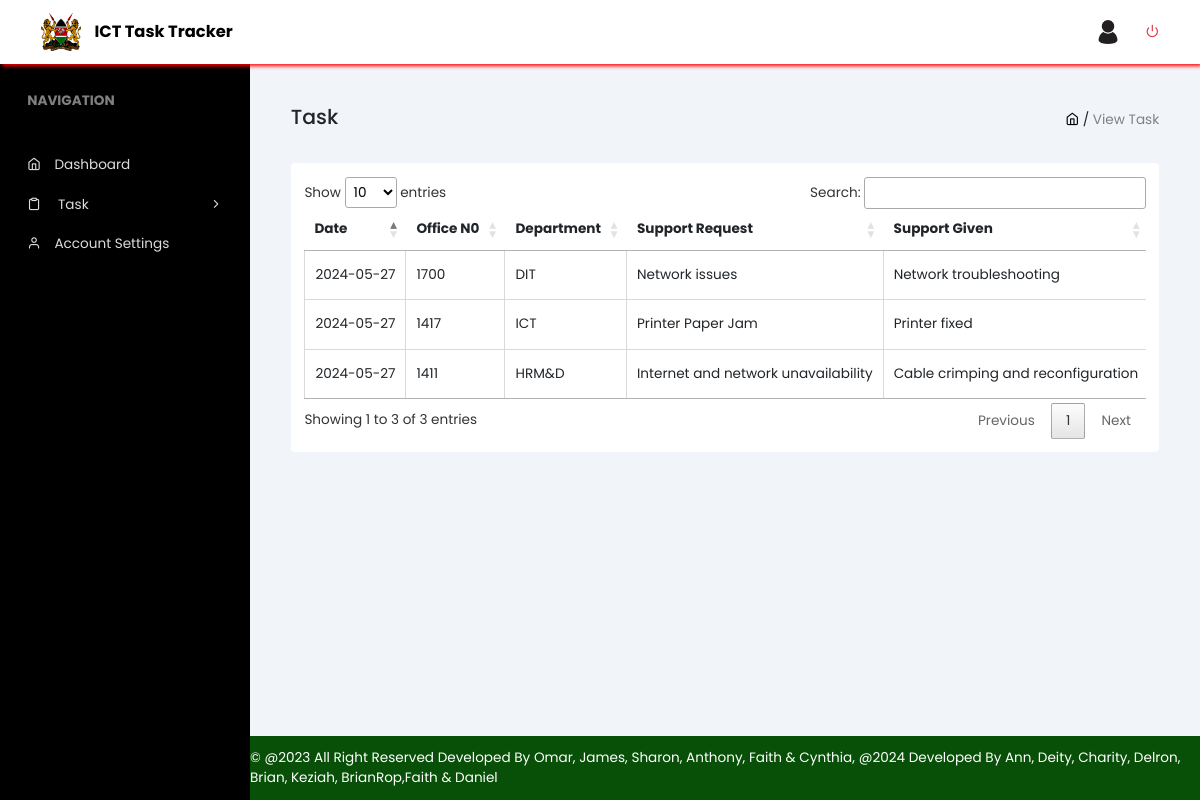
The page /tasks.php on the database its author committed.
### tables this page shows
CREATE TABLE `tasks` (
  `Task_ID` int(11) NOT NULL,
  `Officer_Code` varchar(50) NOT NULL,
  `Date` date NOT NULL,
  `Support_Request` varchar(256) NOT NULL,
  `Support_Given` varchar(256) NOT NULL,
  `Remarks` varchar(100) NOT NULL,
  `Office_NO` varchar(50) NOT NULL,
  `Department` varchar(100) NOT NULL
);

### tasks.php (the view, shortened to what this page needs)
<?php
include "db_conn.php";
$officer_code=$_SESSION['officer_code'];
$sql = "SELECT * FROM tasks";
$result = $conn->query($sql);
$sql2="SELECT * FROM `officers` WHERE Officer_Code='$officer_code'";
$result2= mysqli_query($conn, $sql2);
$row=mysqli_fetch_assoc($result2);
?>
<!DOCTYPE html>
<html lang="en">
<head>
    <link rel="stylesheet" href="assets/css/all.min.css">
    <link rel="stylesheet" href="assets/css/bootstrap.min.css">
    <link rel="stylesheet" href="assets/css/fontawesome.min.css">
    <link rel="stylesheet" href="assets/icons/feather/css/feather.css">
    <link rel="stylesheet" href="assets/css/style.css">
    <link rel="stylesheet" href="assets/css/jquery.dataTables.css">
</head>
<body>
    <header class="header">
        <div class="title-tab">
            <a href="index.php" class="navbar-brand">
                <div class="icon">
                    <img src="assets/images/arms.png" alt="">
                </div>
                <div class="title-text">ICT Task Tracker</div>
            </a>
        </div>
        <div class="profile-tab">
            <div class="profile-photo">
            <?php
        if($row['Profile_Pic']) {
            echo '<img src="assets/uploads/'.$row['Profile_Pic'] . '"">';
        } else {
        echo '<img src="assets/images/pic-5.jpg">';
        }
        ?>
            </div>
            <div class="profile-description">
                <a href="logout.php"><span class="feather icon-power text-danger"></span></a>
            </div>
        </div>
    </header>
    <aside class="sidebar">
        <div class="sidebar-header">
            <span class="text-fade">navigation</span>
        </div>
        <div class="sidebar-menu">
            <a href="home_page.php" class="link"><span class="feather icon-home"></span><span>Dashboard</span></a>
            <div class="drop">
                <span>
                    <span class="feather icon-clipboard"></span>
                    <span>Task</span>
                </span>
                <span class="feather icon-chevron-right"></span>
            </div>
            <a href="account.php" class="link"><span class="feather icon-user"></span><span>Account Settings</span></a>
        </div>
    </aside>
    <main class="content">
        <div class="content-header">
            <div class="title">
                <h4>Task</h4>
            </div>
            <div class="navigation">
                <span><a href="index.php"><i class="feather icon-home"></i></a></span>
                <span>/</span>
                <span class="text-fade">View Task</span>
            </div>
        </div>
        <div class="content-body">
            <table id="table_id" width="100%" class="cell-border hover nowrap">
                <thead>
                    <tr>
                        <th>Date</th>
                        <th>Office N0</th>
                        <th>Department</th>
                        <th>Support Request</th>
                        <th>Support Given</th>
                    </tr>
                </thead>
                <tbody>
                    <?php
                        while ($row = $result->fetch_assoc()): ?>
                            <tr>
                                <td><?php echo htmlspecialchars($row['Date']); ?></td>
                                <td><?php echo htmlspecialchars($row['Office_NO']); ?></td>
                                <td><?php echo htmlspecialchars($row['Department']); ?></td>
                                <td><?php echo htmlspecialchars($row['Support_Request']); ?></td>
                                <td><?php echo htmlspecialchars($row['Support_Given']); ?></td>
                            </tr>
                        <?php endwhile; ?>
                </tbody>
            </table>
        </div>
    </main>
    <footer>
    <marquee behavior="alternate" direction="">
    &copy; @2023 All Right Reserved <span>Developed By Omar, James, Sharon, Anthony, Faith & Cynthia, @2024 Developed By Ann, Deity, Charity, Delron, Brian, Keziah, BrianRop,Faith & Daniel </span>
        </marquee>
    </footer>
</body>
</html>

### assets/css/style.css (style rules this page uses)
:root { --primary-background: #000; --button-background: rgb(8, 80, 8); }
* { box-sizing: border-box; margin: 0; padding: 0; transition: all .2s linear; }
html { font-size: 85%; }
a { text-decoration: none; }
img { width: 100%; height: 100%; }
body { font-family: 'Poppins', sans-serif; }
.text-fade { color: #808080; }
.header { width: 100%; height: 8vh; background: #fff; box-shadow: 2px 2px 4px red; position: fixed; top: 0; left: 0; display: flex; align-items: center; justify-content: space-between; padding: 0rem 3rem; z-index: 100; }
.title-tab { display: flex; align-items: center; justify-content: space-evenly; color: #000; }
.navbar-brand { color: #000; display: flex; align-items: center; }
.title-tab .icon { width: 40px; }
.title-tab .title-text { font-size: 1.2rem; font-weight: bold; margin-left: 1rem; }
.profile-tab { display: flex; align-items: center; justify-content: space-between; gap: 1rem; }
.profile-tab .profile-photo { width: 30px; border-radius: 10px; overflow: hidden; }
.profile-tab .profile-description a { margin-left: .7rem; }
.sidebar { width: 250px; height: 92vh; background: var(--primary-background); position: absolute; top: 8vh; left: 0; padding: 2rem; }
.sidebar-header span { text-transform: uppercase; font-weight: bold; }
.sidebar-header { margin-bottom: 3rem; }
.sidebar-menu .link { color: #dcdcdc; display: block; margin-bottom: 1rem; padding: .2rem 0; }
.sidebar-menu .link:last-child { margin-bottom: 0; }
.sidebar-menu .link span { margin-right: 1rem; }
.drop { color: #dcdcdc; margin-bottom: 1rem; padding: .2rem 0; display: flex; align-items: center; justify-content: space-between; cursor: pointer; }
.drop span:first-child span:first-child { margin-right: 1rem; }
.content { width: calc(100% - 250px); height: 84vh; position: absolute; background: #f1f5f9; top: 8vh; left: 250px; padding: 3rem; overflow: auto; }
.content-header { display: flex; align-items: center; justify-content: space-between; margin-bottom: 2rem; }
.content-header .navigation span a { color: #000; }
.content-body { background: #fff; padding: 1rem; border-radius: 4px; }
footer { position: absolute; bottom: 0; left: 250px; background: var(--button-background); width: calc(100% - 250px); height: 8vh; display: flex; align-items: center; color: #fff; }

### rows shown on the page
tasks: Date "2024-05-27", Office_NO "1700", Department "DIT", Support_Request "Network issues", Support_Given "Network troubleshooting"
tasks: Date "2024-05-27", Office_NO "1417", Department "ICT", Support_Request "Printer Paper Jam", Support_Given "Printer fixed"
tasks: Date "2024-05-27", Office_NO "1411", Department "HRM&D", Support_Request "Internet and network unavailability", Support_Given "Cable crimping and reconfiguration"
